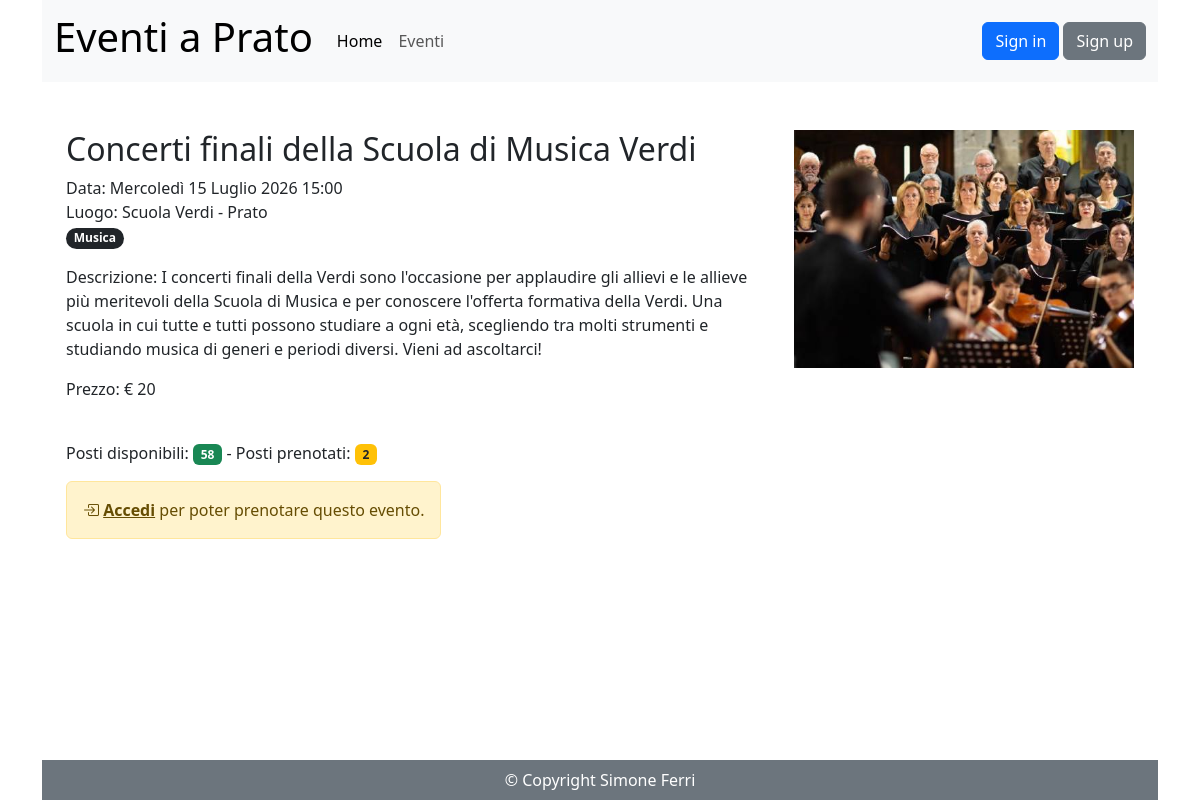
/eventi/2/, run on the app's committed database.
### eventi_gestione/models.py (models this page shows, shortened)
class Eventi(models.Model):
    nome_evento = models.CharField(max_length=100)
    descrizione_evento = models.TextField()
    tipo_evento = models.ForeignKey(Tipologia,on_delete=models.CASCADE)
    luogo_evento = models.CharField(max_length=100)
    data_ora_evento = models.DateTimeField()
    immagine_evento = models.ImageField(upload_to='eventi/', blank=True)
    posti_prenotabili = models.PositiveIntegerField(null=True, blank=True)
    prezzo = models.PositiveIntegerField(null=True, blank=True, default=0)
    pubblicato = models.BooleanField(default=False)
    annullato = models.BooleanField(default=False)
    creatore = models.ForeignKey(CustomUser, on_delete=models.CASCADE, related_name='eventi_creati', limit_choices_to={'groups__name': 'redattori'})

class Tipologia(models.Model):
    nome_tipo = models.CharField(max_length=100)
    creatore = models.ForeignKey(CustomUser, on_delete=models.CASCADE, related_name='tipologie_create')
    class Meta:
        ordering = ['nome_tipo']
    def __str__(self):
        return self.nome_tipo

### eventi_pagine/views.py (the view, shortened to what this page needs)
# urls.py: path("eventi/<int:pk>/", EventDetailView.as_view(), name="evento"),
class EventDetailView(DetailView):
    model = Eventi
    template_name = "scheda_evento.html"
    context_object_name = 'evento'
    def render_to_response(self, context, **response_kwargs):
        evento = self.object
        if evento.data_ora_evento < timezone.now():
            response_kwargs['status'] = 404
            messages.error(self.request,
                       f"<i class='bi bi-exclamation-triangle'></i> Attenzione! L'evento che stai guardando è già passato.! La scheda viene mantenuta solo per motivi di archivio.")
        return super().render_to_response(context, **response_kwargs)
    def get_object(self, queryset=None):
        obj = super().get_object(queryset)
        if not obj.pubblicato:
            is_redattore = self.request.user.groups.filter(name='redattori').exists()
            if not is_redattore:
                raise Http404("Evento non pubblicato")
        return obj
    def get_context_data(self, **kwargs):
        context = super().get_context_data(**kwargs)
        prenotazione_on = False
        prenotazione_fatta = None
        context['prenotazione_attiva'] = prenotazione_on
        context['prenotazione_identificativo'] = prenotazione_fatta
        evento = self.object
        context['is_creatore'] = self.request.user == evento.creatore
        return context

### eventi_pagine/templatetags/auth_extras.py (called while the page is built)
@register.filter(name='has_group')
def has_group(user, group_name):
    return user.groups.filter(name=group_name).exists()

### templates/scheda_evento.html (shortened to what this page needs)
{% extends "base.html" %}
{% load auth_extras %}
{% block content %}
    {% now "Y-m-d H:i:s" as ora_attuale %}
    <div class="row mt-5 mb-4">
        <div class="col-md-8">
            <h2>{{ evento.nome_evento }}
            </h2>
            <p>Data: {{ evento.data_ora_evento }}<br>
            Luogo: {{ evento.luogo_evento}}<br>
            <span class="badge rounded-pill text-bg-dark">{{ evento.tipo_evento}}</span><br>
            <p>Descrizione: {{ evento.descrizione_evento }}</p>
            {% if evento.prezzo > 0 %}
                 <p>Prezzo: € {{ evento.prezzo }}</p>
            {% else %}
                <p>Prezzo: gratuito</p>
            {% endif %}
        </div>
        <div class="col-md-4">
            {% if evento.immagine_evento %}
                <img class="img-fluid" src="{{ evento.immagine_evento.url }}">
            {% endif %}
        </div>
    </div>
    <p>
    {% if is_creatore %}
        <p>Posti disponibili: <span class="badge bg-success">{{ evento.posti_prenotabili}}</span> - Posti prenotati: <span class="badge bg-warning text-dark">{{ evento.prenotazione_set.count }}</span> {% if evento.prenotazione_set.count > 0 and is_creatore %} (<a href="/eventi/{{ evento.id }}/prenotazioni/">Dettaglio prenotazioni</a>) {% endif %}</p>
        <div class="alert alert-primary d-inline-block">
            <i class="bi bi-pencil-square"></i> <a href="{% url 'gestione_eventi_modifica' evento.id %}" class="alert-link">Modifica l'evento</a>
        </div>
        {% if  evento.prenotazione_set.count > 0 %}
            <div class="alert alert-warning d-inline-block" >
                <i class="bi bi-exclamation-triangle"></i> Evento non eliminabile! Sono attive n. {{ evento.prenotazione_set.count }} prenotazioni.
            </div>
        {% else %}
             <div class="alert alert-primary d-inline-block">
                <i class="bi bi-x-circle"></i> <a href="{% url 'gestione_eventi_elimina' evento.pk %}" class="alert-link">Elimina evento</a>
            </div>
        {% endif %}
        {% if evento.data_ora_evento|date:"Y-m-d H:i:s" > ora_attuale %}
            <div class="alert alert-secondary">
                <i class="bi bi-box-arrow-in-right"></i> <a href="{% url 'login' %}?next={{ request.path }}" class="alert-link">Accedi</a> per poter prenotare questo evento.
            </div>
        {% endif %}
    {% else %}
        {% if evento.posti_prenotabili > 0 or prenotazione_attiva %}
            <p>Posti disponibili: <span class="badge bg-success">{{ evento.posti_prenotabili}}</span> - Posti prenotati: <span class="badge bg-warning text-dark">{{ evento.prenotazione_set.count }}</span></p>
            {% if user.is_authenticated and not prenotazione_attiva and not user|has_group:"redattori" and not evento.annullato and evento.data_ora_evento|date:"Y-m-d H:i:s" > ora_attuale %}
                <form method="post" action="{% url 'prenota_evento' evento.id %}">
                    {% csrf_token %}
                    <button type="submit" class="btn btn-success btn-lg">
                        <i class="bi bi-calendar-plus"></i> Prenota
                    </button>
                </form>
            {% elif not evento.annullato and evento.data_ora_evento|date:"Y-m-d H:i:s" > ora_attuale %}
                 <div class="alert alert-warning d-inline-block">
                    <i class="bi bi-box-arrow-in-right"></i> <a href="{% url 'login' %}?next={{ request.path }}" class="alert-link">Accedi</a> per poter prenotare questo evento.
                </div>
            {% endif %}
        {% elif not evento.annullato and evento.data_ora_evento|date:"Y-m-d H:i:s" > ora_attuale %}
            <p class="alert alert-warning d-inline-block"><i class="bi bi-calendar-x"></i> Disponibilità esaurita, sono stati prenotati tutti i {{ evento.prenotazione_set.count }} disponibili</p>
        {% endif %}
    {% endif %}
    </p>
{% endblock content %}

### data on the page
Eventi: nome_evento "Concerti finali della Scuola di Musica Verdi", data_ora_evento "Mercoledì 15 Luglio 2026 15:00", luogo_evento "Scuola Verdi - Prato", tipo_evento "Musica", descrizione_evento "I concerti finali della Verdi sono l'occasione per applaudire gli allievi e le allieve più meritevoli della Scuola di Musica e per conoscere l'offerta formativa della Verdi. Una scuola in cui tutte e tutti possono studiare a ogni età, scegliendo tra molti strumenti e studiando musica di generi e periodi diversi. Vieni ad ascoltarci!", prezzo "20", immagine_evento (picture), posti_prenotabili "58", prenotazione_set.count "2"
